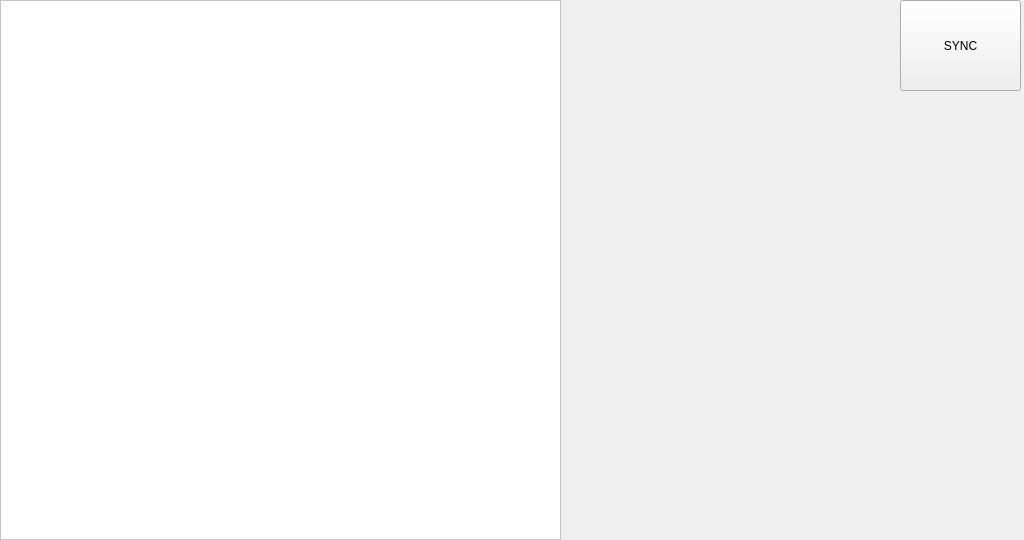
<?xml version="1.0" encoding="UTF-8"?>
<ui version="4.0">
 <class>MessageMenuWidget</class>
 <widget class="QWidget" name="MessageMenuWidget">
  <property name="geometry">
   <rect>
    <x>0</x>
    <y>0</y>
    <width>1024</width>
    <height>540</height>
   </rect>
  </property>
  <property name="windowTitle">
   <string>Dialog</string>
  </property>
  <property name="autoFillBackground">
   <bool>true</bool>
  </property>
  <widget class="QLabel" name="LABEL_LOADING">
   <property name="geometry">
    <rect>
     <x>800</x>
     <y>0</y>
     <width>121</width>
     <height>91</height>
    </rect>
   </property>
   <property name="text">
    <string/>
   </property>
  </widget>
  <widget class="QPushButton" name="BUTTON_SYNC">
   <property name="geometry">
    <rect>
     <x>900</x>
     <y>0</y>
     <width>121</width>
     <height>91</height>
    </rect>
   </property>
   <property name="focusPolicy">
    <enum>Qt::NoFocus</enum>
   </property>
   <property name="text">
    <string>SYNC</string>
   </property>
  </widget>
  <widget class="QPlainTextEdit" name="EDIT_SMS_MESSAGE">
   <property name="enabled">
    <bool>false</bool>
   </property>
   <property name="geometry">
    <rect>
     <x>0</x>
     <y>0</y>
     <width>561</width>
     <height>540</height>
    </rect>
   </property>
   <property name="font">
    <font>
     <pointsize>20</pointsize>
    </font>
   </property>
   <property name="styleSheet">
    <string notr="true">QPlainTextEdit:disabled {
	background: white;
	color: rgb(1,1,1);
}

QScrollBar::vertical {
	width: 40px;
}</string>
   </property>
   <property name="verticalScrollBarPolicy">
    <enum>Qt::ScrollBarAsNeeded</enum>
   </property>
   <property name="readOnly">
    <bool>true</bool>
   </property>
   <property name="plainText">
    <string/>
   </property>
  </widget>
 </widget>
 <resources/>
 <connections/>
</ui>
